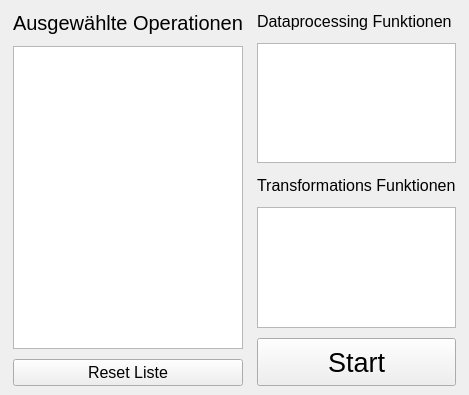
<?xml version="1.0" encoding="UTF-8"?>
<ui version="4.0">
 <class>MainWindow</class>
 <widget class="QMainWindow" name="MainWindow">
  <property name="geometry">
   <rect>
    <x>0</x>
    <y>0</y>
    <width>363</width>
    <height>395</height>
   </rect>
  </property>
  <property name="windowTitle">
   <string>MainWindow</string>
  </property>
  <widget class="QWidget" name="centralwidget">
   <layout class="QVBoxLayout" name="verticalLayout_2">
    <item>
     <layout class="QHBoxLayout" name="horizontalLayout_2">
      <property name="spacing">
       <number>6</number>
      </property>
      <item>
       <layout class="QVBoxLayout" name="verticalLayout" stretch="1,11,1">
        <property name="spacing">
         <number>10</number>
        </property>
        <property name="leftMargin">
         <number>4</number>
        </property>
        <property name="rightMargin">
         <number>4</number>
        </property>
        <item>
         <widget class="QLabel" name="lab_selected_list">
          <property name="font">
           <font>
            <pointsize>15</pointsize>
           </font>
          </property>
          <property name="text">
           <string>Ausgewählte Operationen</string>
          </property>
          <property name="alignment">
           <set>Qt::AlignCenter</set>
          </property>
         </widget>
        </item>
        <item>
         <widget class="QListWidget" name="list_selected"/>
        </item>
        <item>
         <widget class="QPushButton" name="list_selected_reset">
          <property name="sizePolicy">
           <sizepolicy hsizetype="Expanding" vsizetype="Expanding">
            <horstretch>0</horstretch>
            <verstretch>0</verstretch>
           </sizepolicy>
          </property>
          <property name="font">
           <font>
            <pointsize>12</pointsize>
           </font>
          </property>
          <property name="text">
           <string>Reset Liste</string>
          </property>
         </widget>
        </item>
       </layout>
      </item>
      <item>
       <layout class="QVBoxLayout" name="verticalLayout_3" stretch="1,5,1,5,2">
        <property name="spacing">
         <number>10</number>
        </property>
        <property name="leftMargin">
         <number>4</number>
        </property>
        <property name="rightMargin">
         <number>4</number>
        </property>
        <item>
         <widget class="QLabel" name="lab_data_processing">
          <property name="font">
           <font>
            <pointsize>12</pointsize>
           </font>
          </property>
          <property name="text">
           <string>Dataprocessing Funktionen</string>
          </property>
         </widget>
        </item>
        <item>
         <widget class="QListWidget" name="list_data_processing"/>
        </item>
        <item>
         <widget class="QLabel" name="lab_data_transformation">
          <property name="font">
           <font>
            <pointsize>12</pointsize>
           </font>
          </property>
          <property name="text">
           <string>Transformations Funktionen</string>
          </property>
         </widget>
        </item>
        <item>
         <widget class="QListView" name="list_data_transformation"/>
        </item>
        <item>
         <widget class="QPushButton" name="btn_settings_start">
          <property name="sizePolicy">
           <sizepolicy hsizetype="Expanding" vsizetype="Expanding">
            <horstretch>0</horstretch>
            <verstretch>0</verstretch>
           </sizepolicy>
          </property>
          <property name="font">
           <font>
            <pointsize>20</pointsize>
           </font>
          </property>
          <property name="text">
           <string>Start</string>
          </property>
         </widget>
        </item>
       </layout>
      </item>
     </layout>
    </item>
   </layout>
  </widget>
 </widget>
 <resources/>
 <connections/>
</ui>
